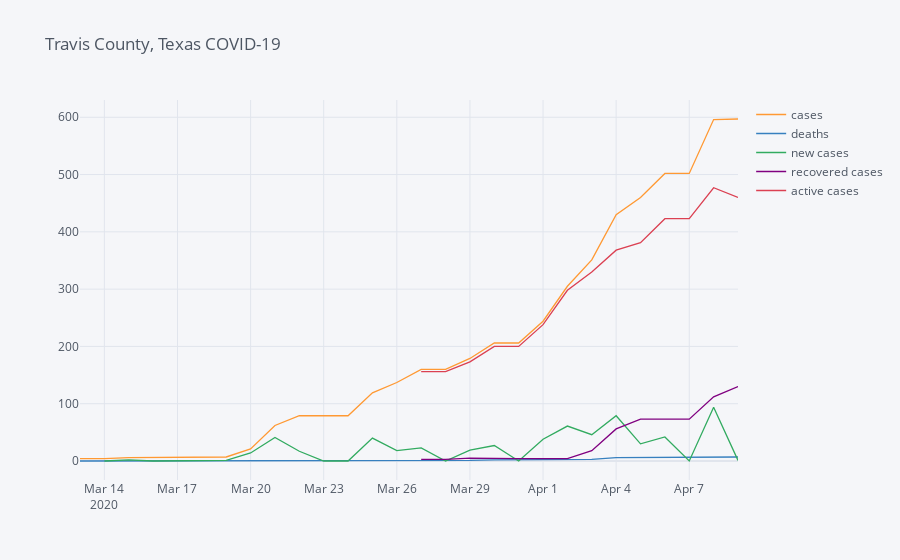

Notebook cell for this chart:
### Code cell
county_data.iplot(title=f"{county} County, {state} COVID-19")

### Figure 1 — Plotly figure (JSON) as saved in the notebook; plotly's stock layout.template omitted (floating-point values rounded to 4 significant figures)
{"data": [{"line": {"color": "rgba(255, 153, 51, 1.0)", "dash": "solid", "shape": "linear", "width": 1.3}, "mode": "lines", "name": "cases", "text": "", "type": "scatter", "x": ["2020-03-13", "2020-03-14", "2020-03-15", "2020-03-16", "2020-03-17", "2020-03-18", "2020-03-19", "2020-03-20", "2020-03-21", "2020-03-22", "2020-03-23", "2020-03-24", "2020-03-25", "2020-03-26", "2020-03-27", "2020-03-28", "2020-03-29", "2020-03-30", "2020-03-31", "2020-04-01", "2020-04-02", "2020-04-03", "2020-04-04", "2020-04-05", "2020-04-06", "2020-04-07", "2020-04-08", "2020-04-09"], "y": [4, 4, 6, 6, 6, 6, 7, 21, 62, 79, 79, 79, 119, 137, 160, 160, 179, 206, 206, 244, 305, 351, 430, 460, 502, 502, 596, 597]}, {"line": {"color": "rgba(55, 128, 191, 1.0)", "dash": "solid", "shape": "linear", "width": 1.3}, "mode": "lines", "name": "deaths", "text": "", "type": "scatter", "x": ["2020-03-13", "2020-03-14", "2020-03-15", "2020-03-16", "2020-03-17", "2020-03-18", "2020-03-19", "2020-03-20", "2020-03-21", "2020-03-22", "2020-03-23", "2020-03-24", "2020-03-25", "2020-03-26", "2020-03-27", "2020-03-28", "2020-03-29", "2020-03-30", "2020-03-31", "2020-04-01", "2020-04-02", "2020-04-03", "2020-04-04", "2020-04-05", "2020-04-06", "2020-04-07", "2020-04-08", "2020-04-09"], "y": [0, 0, 0, 0, 0, 0, 0, 0, 0, 0, 0, 0, 0, 0, 1, 1, 1, 2, 2, 2, 3, 3, 6, 6, 6, 6, 7, 7]}, {"line": {"color": "rgba(50, 171, 96, 1.0)", "dash": "solid", "shape": "linear", "width": 1.3}, "mode": "lines", "name": "new cases", "text": "", "type": "scatter", "x": ["2020-03-13", "2020-03-14", "2020-03-15", "2020-03-16", "2020-03-17", "2020-03-18", "2020-03-19", "2020-03-20", "2020-03-21", "2020-03-22", "2020-03-23", "2020-03-24", "2020-03-25", "2020-03-26", "2020-03-27", "2020-03-28", "2020-03-29", "2020-03-30", "2020-03-31", "2020-04-01", "2020-04-02", "2020-04-03", "2020-04-04", "2020-04-05", "2020-04-06", "2020-04-07", "2020-04-08", "2020-04-09"], "y": ["", 0, 2, 0, 0, 0, 1, 14, 41, 17, 0, 0, 40, 18, 23, 0, 19, 27, 0, 38, 61, 46, 79, 30, 42, 0, 94, 1]}, {"line": {"color": "rgba(128, 0, 128, 1.0)", "dash": "solid", "shape": "linear", "width": 1.3}, "mode": "lines", "name": "recovered cases", "text": "", "type": "scatter", "x": ["2020-03-13", "2020-03-14", "2020-03-15", "2020-03-16", "2020-03-17", "2020-03-18", "2020-03-19", "2020-03-20", "2020-03-21", "2020-03-22", "2020-03-23", "2020-03-24", "2020-03-25", "2020-03-26", "2020-03-27", "2020-03-28", "2020-03-29", "2020-03-30", "2020-03-31", "2020-04-01", "2020-04-02", "2020-04-03", "2020-04-04", "2020-04-05", "2020-04-06", "2020-04-07", "2020-04-08", "2020-04-09"], "y": ["", "", "", "", "", "", "", "", "", "", "", "", "", "", 3, 3, 5, 4, 4, 4, 4, 18, 56, 73, 73, 73, 112, 130]}, {"line": {"color": "rgba(219, 64, 82, 1.0)", "dash": "solid", "shape": "linear", "width": 1.3}, "mode": "lines", "name": "active cases", "text": "", "type": "scatter", "x": ["2020-03-13", "2020-03-14", "2020-03-15", "2020-03-16", "2020-03-17", "2020-03-18", "2020-03-19", "2020-03-20", "2020-03-21", "2020-03-22", "2020-03-23", "2020-03-24", "2020-03-25", "2020-03-26", "2020-03-27", "2020-03-28", "2020-03-29", "2020-03-30", "2020-03-31", "2020-04-01", "2020-04-02", "2020-04-03", "2020-04-04", "2020-04-05", "2020-04-06", "2020-04-07", "2020-04-08", "2020-04-09"], "y": ["", "", "", "", "", "", "", "", "", "", "", "", "", "", 156, 156, 173, 200, 200, 238, 298, 330, 368, 381, 423, 423, 477, 460]}], "layout": {"legend": {"bgcolor": "#F5F6F9", "font": {"color": "#4D5663"}}, "paper_bgcolor": "#F5F6F9", "plot_bgcolor": "#F5F6F9", "title": {"font": {"color": "#4D5663"}, "text": "Travis County, Texas COVID-19"}, "xaxis": {"gridcolor": "#E1E5ED", "showgrid": true, "tickfont": {"color": "#4D5663"}, "title": {"font": {"color": "#4D5663"}, "text": ""}, "zerolinecolor": "#E1E5ED"}, "yaxis": {"gridcolor": "#E1E5ED", "showgrid": true, "tickfont": {"color": "#4D5663"}, "title": {"font": {"color": "#4D5663"}, "text": ""}, "zerolinecolor": "#E1E5ED"}}}
